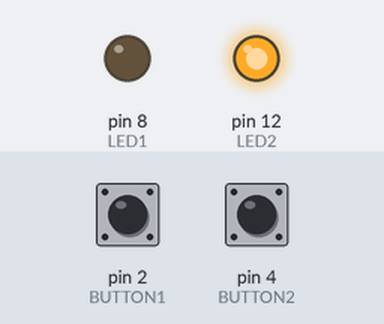
Bench run of a sketch on a simulated Arduino Uno, built with avr-gcc and run on an emulated ATmega328P. Parts: output pins drawn as LEDs (lit = HIGH). The test bench sets the inputs (shaded band); at power-on: pin 2 (BUTTON1) LOW, pin 4 (BUTTON2) LOW.

Above: at 1.2 s.
1.3 s: pin 2 (BUTTON1) pulled HIGH for 0.15 s
At 1.37 s:
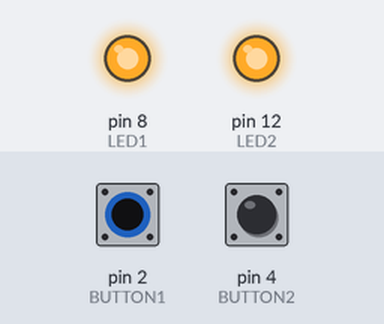
2.9 s: pin 4 (BUTTON2) pulled HIGH for 0.15 s
At 2.97 s:
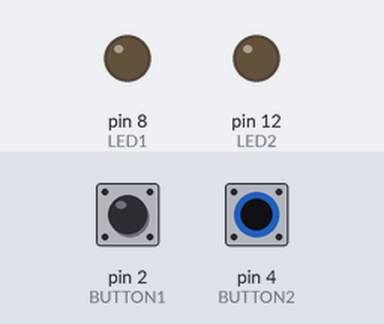
4.5 s: pin 4 (BUTTON2) pulled HIGH for 3.2 s
At 8.6 s:
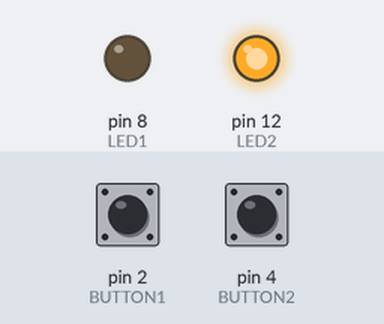
9.2 s: pin 2 (BUTTON1) pulled HIGH for 3.2 s
At 9.7 s:
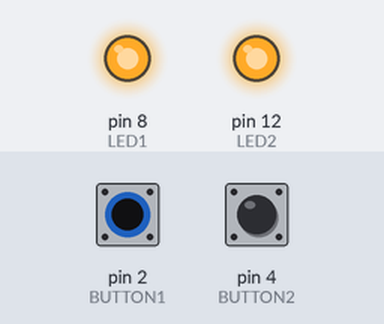
13.9 s: pin 2 (BUTTON1) driven HIGH and pin 4 (BUTTON2) driven HIGH
At 14.5 s:
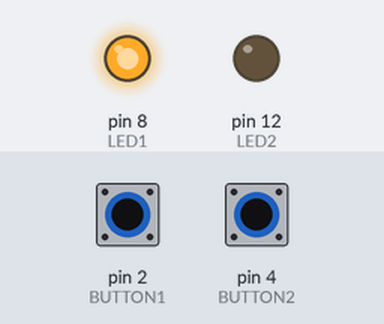
Timing chart, 0 to 16.4 s (numbered marks = the images above; inputs shaded):
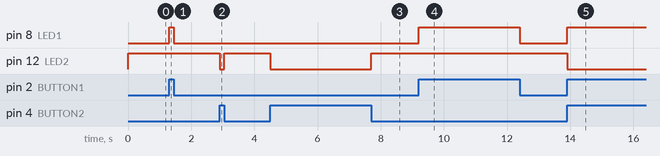

Measured:
- after the input at 1.3 s, pin 8 (LED1): LOW → HIGH at once, → LOW 0.15 s later
- after the input at 2.9 s, pin 12 (LED2): HIGH → LOW at once, → HIGH 0.15 s later
- after the input at 4.5 s, pin 12 (LED2): HIGH → LOW at once, → HIGH 3.2 s later
- after the input at 9.2 s, pin 8 (LED1): LOW → HIGH at once, → LOW 3.2 s later
- after the input at 13.9 s, pin 8 (LED1): LOW → HIGH at once; pin 12 (LED2): HIGH → LOW at once

The sketch:

2_LED_2_BUTTON.ino
```cpp
const int BUTTON1 = 2;
const int BUTTON2 = 4;
const int LED1 = 8;
const int LED2 = 12;
int BUTTONstate1 = 0;
int BUTTONstate2 = 0;

void setup()
{
  pinMode(BUTTON1, INPUT);
  pinMode(BUTTON2, INPUT);
  pinMode(LED1, OUTPUT);
  pinMode(LED2, OUTPUT);
}

void loop()
{
  BUTTONstate1 = digitalRead(BUTTON1);
  if (BUTTONstate1 == HIGH)
  {
    digitalWrite(LED1, HIGH);
  }
  else{
    digitalWrite(LED1, LOW);
  }
  BUTTONstate2 = digitalRead(BUTTON2);
  if (BUTTONstate2 == HIGH)
  {
    digitalWrite(LED2, LOW);
  }
  else{
    digitalWrite(LED2, HIGH);
  }
}\
```
